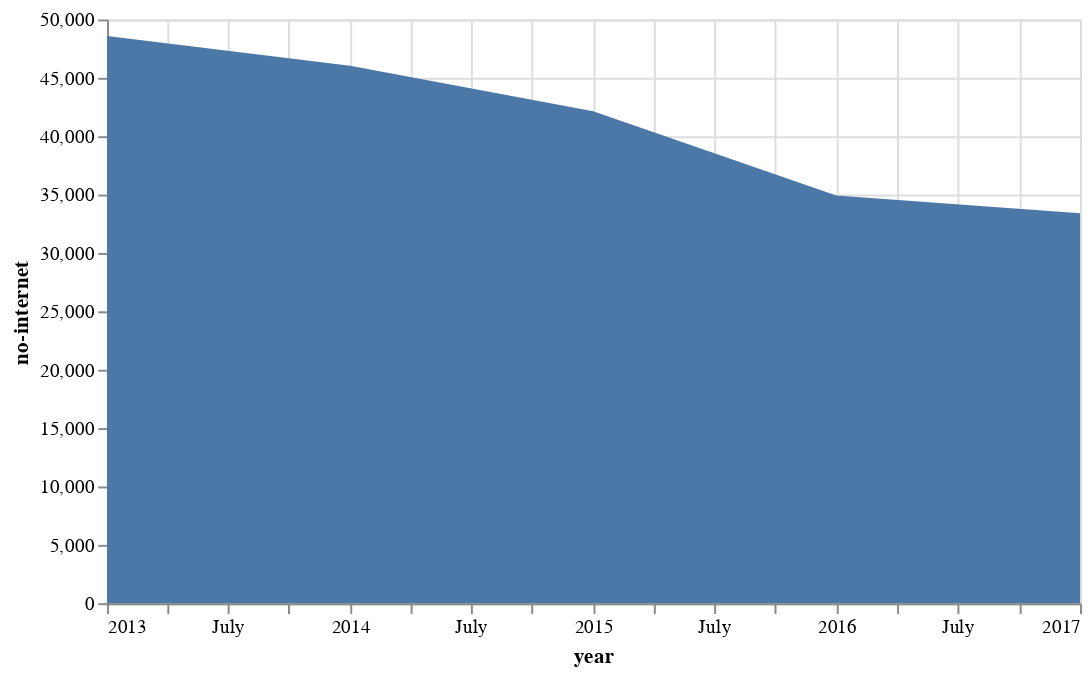

The cell this chart's notebook holds for it:
### Markdown cell above
Create an area chart that shows the households with `no-internet` by year.

### Code cell
alt.Chart(nointernet).mark_area().encode(
    x="year:T",
    y="no-internet:Q"
).properties(
    width=500
)

### Figure 1 — Vega-Lite specification as saved in the notebook (floating-point values rounded to 4 significant figures)
{"$schema": "https://vega.github.io/schema/vega-lite/v2.6.0.json", "config": {"view": {"height": 300, "width": 400}}, "data": {"name": "data-c165c82beded737d1ccd781ddbded2dd"}, "datasets": {"data-c165c82beded737d1ccd781ddbded2dd": [{"households": 253234, "no-internet": 48591, "no-internet-pct": 0.1919, "year": "2013-01-01T00:00:00"}, {"households": 257229, "no-internet": 46029, "no-internet-pct": 0.1789, "year": "2014-01-01T00:00:00"}, {"households": 254865, "no-internet": 42129, "no-internet-pct": 0.1653, "year": "2015-01-01T00:00:00"}, {"households": 254851, "no-internet": 34919, "no-internet-pct": 0.137, "year": "2016-01-01T00:00:00"}, {"households": 256629, "no-internet": 33400, "no-internet-pct": 0.1301, "year": "2017-01-01T00:00:00"}]}, "encoding": {"x": {"field": "year", "type": "temporal"}, "y": {"field": "no-internet", "type": "quantitative"}}, "mark": "area", "width": 500}
